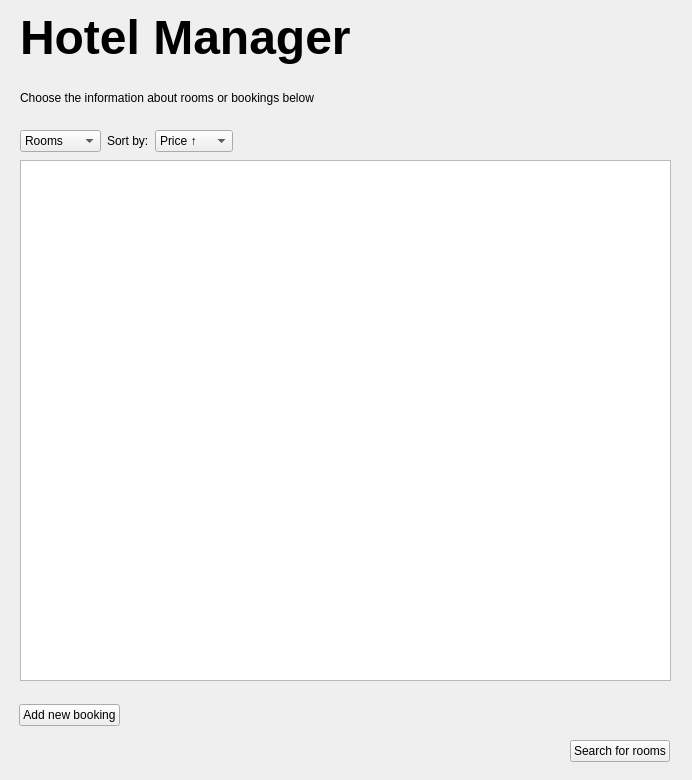
<?xml version="1.0" encoding="UTF-8"?>
<ui version="4.0">
 <class>MainWindow</class>
 <widget class="QMainWindow" name="MainWindow">
  <property name="geometry">
   <rect>
    <x>0</x>
    <y>0</y>
    <width>692</width>
    <height>780</height>
   </rect>
  </property>
  <property name="windowTitle">
   <string>Hotel manager</string>
  </property>
  <property name="animated">
   <bool>true</bool>
  </property>
  <widget class="QWidget" name="centralwidget">
   <property name="sizePolicy">
    <sizepolicy hsizetype="Expanding" vsizetype="Expanding">
     <horstretch>0</horstretch>
     <verstretch>0</verstretch>
    </sizepolicy>
   </property>
   <widget class="QTableWidget" name="tableWidget">
    <property name="geometry">
     <rect>
      <x>20</x>
      <y>160</y>
      <width>651</width>
      <height>521</height>
     </rect>
    </property>
   </widget>
   <widget class="QWidget" name="">
    <property name="geometry">
     <rect>
      <x>19</x>
      <y>696</y>
      <width>651</width>
      <height>76</height>
     </rect>
    </property>
    <layout class="QVBoxLayout" name="verticalLayout_3">
     <item>
      <layout class="QHBoxLayout" name="horizontalLayout_3">
       <item>
        <widget class="QPushButton" name="pushButton">
         <property name="text">
          <string>Add new booking</string>
         </property>
        </widget>
       </item>
       <item>
        <spacer name="horizontalSpacer_2">
         <property name="orientation">
          <enum>Qt::Horizontal</enum>
         </property>
         <property name="sizeHint" stdset="0">
          <size>
           <width>40</width>
           <height>20</height>
          </size>
         </property>
        </spacer>
       </item>
      </layout>
     </item>
     <item>
      <layout class="QHBoxLayout" name="horizontalLayout_4">
       <item>
        <spacer name="horizontalSpacer_3">
         <property name="orientation">
          <enum>Qt::Horizontal</enum>
         </property>
         <property name="sizeHint" stdset="0">
          <size>
           <width>40</width>
           <height>20</height>
          </size>
         </property>
        </spacer>
       </item>
       <item>
        <widget class="QPushButton" name="push_SearchRoom">
         <property name="enabled">
          <bool>true</bool>
         </property>
         <property name="sizePolicy">
          <sizepolicy hsizetype="Fixed" vsizetype="Fixed">
           <horstretch>133</horstretch>
           <verstretch>32</verstretch>
          </sizepolicy>
         </property>
         <property name="text">
          <string>Search for rooms</string>
         </property>
        </widget>
       </item>
      </layout>
     </item>
    </layout>
   </widget>
   <widget class="QWidget" name="">
    <property name="geometry">
     <rect>
      <x>20</x>
      <y>10</y>
      <width>572</width>
      <height>142</height>
     </rect>
    </property>
    <layout class="QVBoxLayout" name="verticalLayout_2">
     <item>
      <layout class="QVBoxLayout" name="verticalLayout">
       <item>
        <widget class="QLabel" name="label_2">
         <property name="styleSheet">
          <string notr="true">font: 600 13pt &quot;HSE Sans&quot;;</string>
         </property>
         <property name="text">
          <string>&lt;html&gt;&lt;head/&gt;&lt;body&gt;&lt;p&gt;&lt;span style=&quot; font-size:36pt; font-weight:700;&quot;&gt;Hotel Manager&lt;/span&gt;&lt;/p&gt;&lt;/body&gt;&lt;/html&gt;</string>
         </property>
        </widget>
       </item>
       <item>
        <widget class="QLabel" name="label">
         <property name="styleSheet">
          <string notr="true">font: 24pt &quot;HSE Sans&quot;;</string>
         </property>
         <property name="text">
          <string>Choose the information about rooms or bookings below</string>
         </property>
        </widget>
       </item>
      </layout>
     </item>
     <item>
      <layout class="QHBoxLayout" name="horizontalLayout_2">
       <item>
        <widget class="QComboBox" name="comboBox">
         <item>
          <property name="text">
           <string>Rooms</string>
          </property>
         </item>
         <item>
          <property name="text">
           <string>Bookings</string>
          </property>
         </item>
        </widget>
       </item>
       <item>
        <layout class="QHBoxLayout" name="horizontalLayout">
         <item>
          <widget class="QLabel" name="labelSortBy">
           <property name="styleSheet">
            <string notr="true">font: 18pt &quot;HSE Sans&quot;;</string>
           </property>
           <property name="text">
            <string>Sort by:</string>
           </property>
          </widget>
         </item>
         <item>
          <widget class="QComboBox" name="comboBoxRoomOptions">
           <item>
            <property name="text">
             <string>Price ↑</string>
            </property>
           </item>
           <item>
            <property name="text">
             <string>Price ↓</string>
            </property>
           </item>
           <item>
            <property name="text">
             <string>Square ↑</string>
            </property>
           </item>
           <item>
            <property name="text">
             <string>Square ↓</string>
            </property>
           </item>
          </widget>
         </item>
         <item>
          <spacer name="horizontalSpacer">
           <property name="orientation">
            <enum>Qt::Horizontal</enum>
           </property>
           <property name="sizeHint" stdset="0">
            <size>
             <width>40</width>
             <height>20</height>
            </size>
           </property>
          </spacer>
         </item>
        </layout>
       </item>
      </layout>
     </item>
    </layout>
   </widget>
  </widget>
 </widget>
 <resources/>
 <connections/>
</ui>
